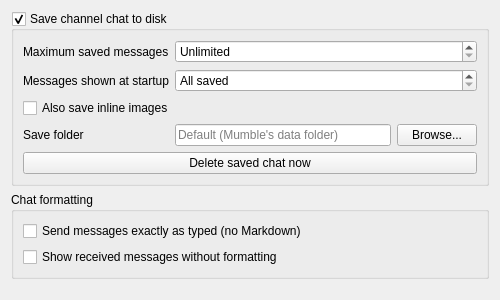
<?xml version="1.0" encoding="UTF-8"?>
<ui version="4.0">
 <class>CustomisationConfig</class>
 <widget class="QWidget" name="CustomisationConfig">
  <property name="geometry">
   <rect>
    <x>0</x>
    <y>0</y>
    <width>500</width>
    <height>300</height>
   </rect>
  </property>
  <property name="windowTitle">
   <string>Customisation</string>
  </property>
  <layout class="QVBoxLayout">
   <item>
    <widget class="QGroupBox" name="qgbChatHistory">
     <property name="toolTip">
      <string>Saves channel chat to a file on this computer and shows the latest messages again after a restart. Messages are stored as plain text.</string>
     </property>
     <property name="title">
      <string>Save channel chat to disk</string>
     </property>
     <property name="checkable">
      <bool>true</bool>
     </property>
     <layout class="QGridLayout">
      <item row="0" column="0">
       <widget class="QLabel" name="qlChatHistoryMax">
        <property name="text">
         <string>Maximum saved messages</string>
        </property>
        <property name="buddy">
         <cstring>qsbChatHistoryMax</cstring>
        </property>
       </widget>
      </item>
      <item row="0" column="1">
       <widget class="QSpinBox" name="qsbChatHistoryMax">
        <property name="toolTip">
         <string>Older saved messages are deleted when Mumble starts.</string>
        </property>
        <property name="specialValueText">
         <string>Unlimited</string>
        </property>
        <property name="maximum">
         <number>1000000</number>
        </property>
        <property name="singleStep">
         <number>100</number>
        </property>
       </widget>
      </item>
      <item row="1" column="0">
       <widget class="QLabel" name="qlChatHistoryRestore">
        <property name="text">
         <string>Messages shown at startup</string>
        </property>
        <property name="buddy">
         <cstring>qsbChatHistoryRestore</cstring>
        </property>
       </widget>
      </item>
      <item row="1" column="1">
       <widget class="QSpinBox" name="qsbChatHistoryRestore">
        <property name="specialValueText">
         <string>All saved</string>
        </property>
        <property name="maximum">
         <number>1000000</number>
        </property>
        <property name="singleStep">
         <number>50</number>
        </property>
       </widget>
      </item>
      <item row="2" column="0" colspan="2">
       <widget class="QCheckBox" name="qcbChatHistoryImages">
        <property name="toolTip">
         <string>Inline images make the saved file much larger. When unchecked they are saved as "[image]".</string>
        </property>
        <property name="text">
         <string>Also save inline images</string>
        </property>
       </widget>
      </item>
      <item row="3" column="0">
       <widget class="QLabel" name="qlChatHistoryDirectory">
        <property name="text">
         <string>Save folder</string>
        </property>
        <property name="buddy">
         <cstring>qleChatHistoryDirectory</cstring>
        </property>
       </widget>
      </item>
      <item row="3" column="1">
       <layout class="QHBoxLayout">
        <item>
         <widget class="QLineEdit" name="qleChatHistoryDirectory">
          <property name="toolTip">
           <string>Folder where the saved chat file is kept. Leave empty to use Mumble's data folder. Existing saved chat is not moved.</string>
          </property>
          <property name="placeholderText">
           <string>Default (Mumble's data folder)</string>
          </property>
         </widget>
        </item>
        <item>
         <widget class="QPushButton" name="qpbChatHistoryBrowse">
          <property name="text">
           <string>Browse...</string>
          </property>
         </widget>
        </item>
       </layout>
      </item>
      <item row="4" column="0" colspan="2">
       <widget class="QPushButton" name="qpbClearChatHistory">
        <property name="toolTip">
         <string>Deletes the saved chat file right away, without needing Apply.</string>
        </property>
        <property name="text">
         <string>Delete saved chat now</string>
        </property>
       </widget>
      </item>
     </layout>
    </widget>
   </item>
   <item>
    <widget class="QGroupBox" name="qgbChatFormatting">
     <property name="title">
      <string>Chat formatting</string>
     </property>
     <layout class="QVBoxLayout">
      <item>
       <widget class="QCheckBox" name="qcbChatSendAsTyped">
        <property name="toolTip">
         <string>Line breaks, repeated spaces and characters like * _ # ` &gt; are sent exactly as typed. Links stay clickable. When unchecked, the chat bar turns Markdown into formatting like stock Mumble.</string>
        </property>
        <property name="text">
         <string>Send messages exactly as typed (no Markdown)</string>
        </property>
       </widget>
      </item>
      <item>
       <widget class="QCheckBox" name="qcbChatStripReceivedFormatting">
        <property name="toolTip">
         <string>Removes bold, italics, headings, colours and fonts from messages you receive. Line breaks, links and images are kept. Applies to new messages, saved chat included.</string>
        </property>
        <property name="text">
         <string>Show received messages without formatting</string>
        </property>
       </widget>
      </item>
     </layout>
    </widget>
   </item>
   <item>
    <spacer>
     <property name="orientation">
      <enum>Qt::Vertical</enum>
     </property>
     <property name="sizeHint" stdset="0">
      <size>
       <width>20</width>
       <height>40</height>
      </size>
     </property>
    </spacer>
   </item>
  </layout>
 </widget>
 <resources/>
 <connections/>
</ui>
